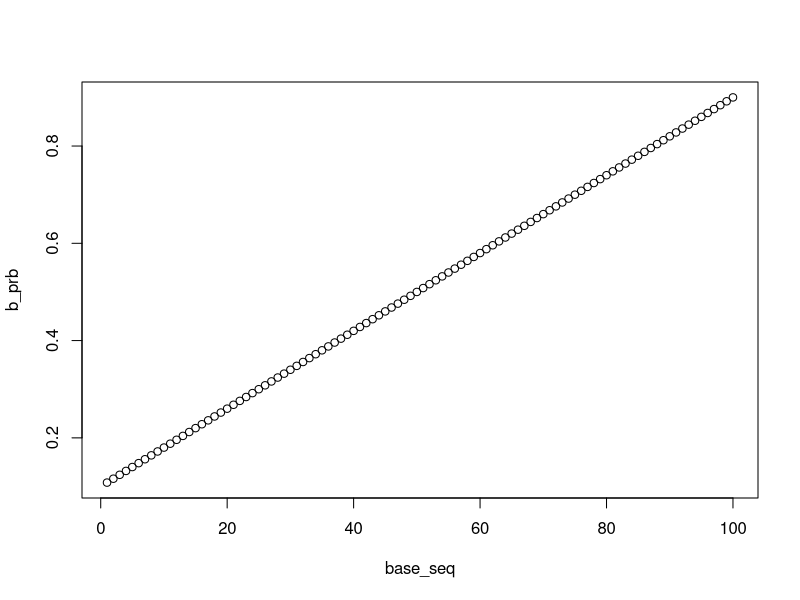
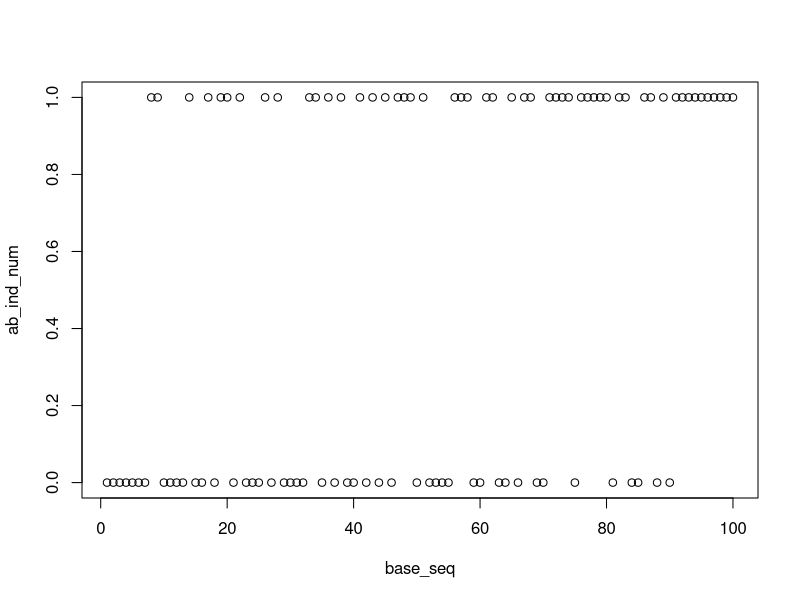
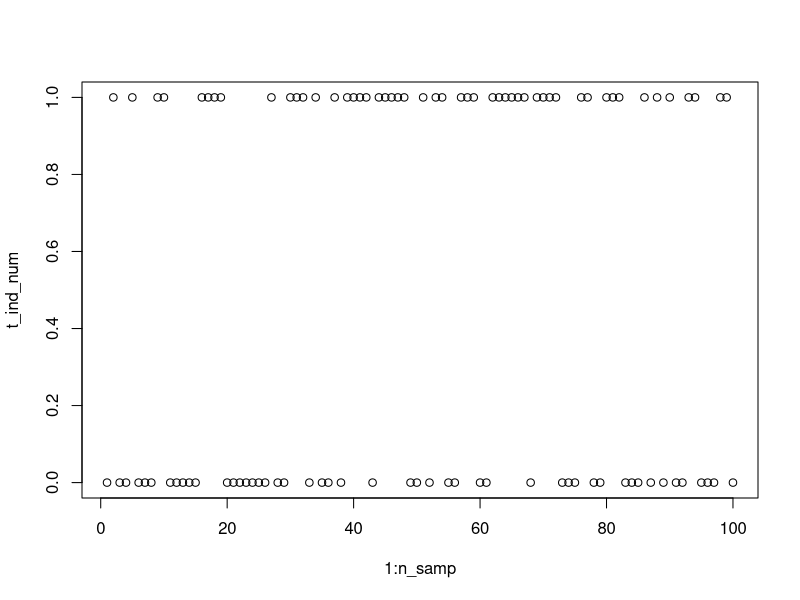
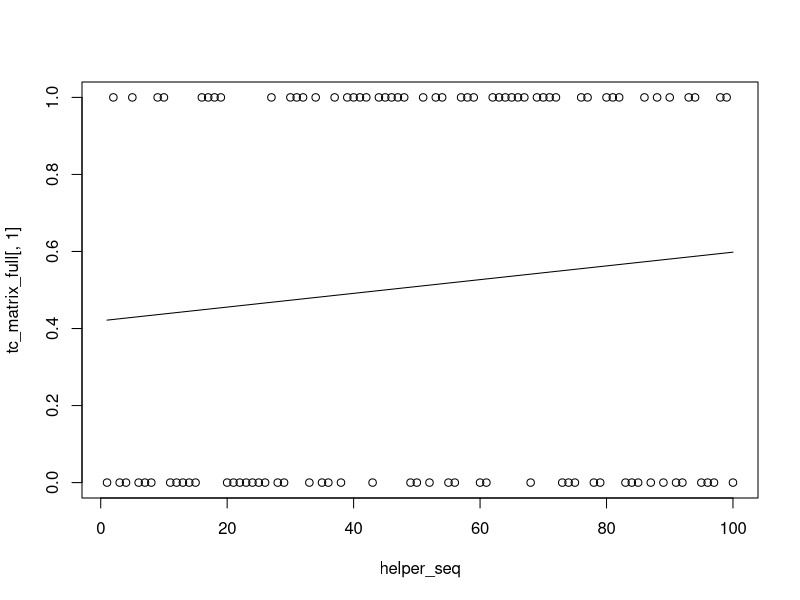
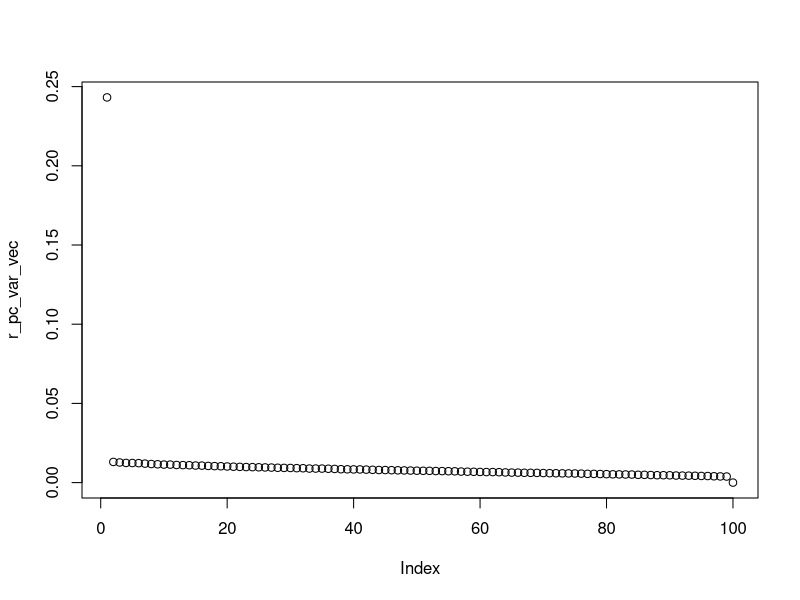
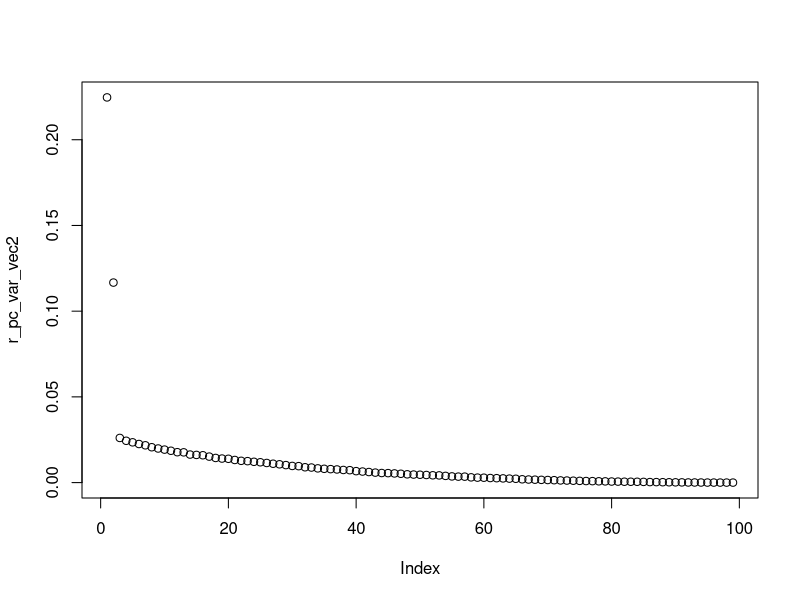

The R source for these figures, in order:

# Exercise 6

# Part a:
# Saying that the first Principal Component (PC) "explains 10% of 
# the variation" means that the variance of the first PC divided 
# by the total variance of the dataset is 10%.
# Said using mathematical notation, this means that when m=1,
# the value of Equation (10.8) on page page 383 of ISLR (1st Ed)
# is 10% (namely, the PVE=0.1).

# Part b:
# I critique the researcher's idea as follows:
# By taking the data and subtracting off a scaled version of the first principal
# component (pc), the researcher is assuming that:
# (i) The use of machine A or B really does impact the measured gene expression
# (ii) The first pc picks up this impact of machine A vs. B
# (iii) The ONLY THING that the first pc picks up is the believed machine A vs. B impact.
# The 3rd assumption is the most troubling one: how can the researcher know that
# the first pc ONLY picks up the impact of machine A vs. B, as opposed to some linear
# combo of the machine effect and the combined impacts of many other factors?
# The answer is: the researcher can't be sure of this!  And if the researcher is wrong,
# by backing out the first pc, they will also be accidentally backing out the
# impacts of other very important factors!  This may bias the experimental data
# and cause the results of the researcher's 2-sample t-tests to be biased/invalid.
# I suggest a better approach: since we have gene expression measurements whose
# values are believed to be impacted by two factors (machine a/b and treatment/control)
# for which we have the data for each sample, for each gene, I will run a regression
# with the values of the gene expression as the response variable and two binary variables
# as the predictor variables: one for treatment/control and one for machine a/b.
# Then, for each gene, to assess the partial effect of treatment/control, I will look 
# at the p-value on that binary variable to assess statistical significance.

# Part c:
# Simulation Strategy to Demonstrate Superiority of my Idea:
# * I will create data with 1000 genes and 100 samples.
# * The data will be composed of 3 components: a random component, a machine A/B component,
#   and a component for treatment/control.
# * By design, the machine a/b will exhibit a trend with systematically more A's earlier
#   and more B's later.
# * Simply by chance, the treatment/control will exhibit a small linear trend. (in the
#   below example, where t is coded as 1 and control as 0, we will see slighly more
#   control earlier and more treatment later).
# * Thus, there will be a slight correlation between treatment=t and machine=b,
#   and corresponding trends in the data.
# * The first PC will pick up the linear trend in both treatment and machine.
# * Subtracting off a scaled version of the 1st PC will remove most of the machine
#   impact as well as some of the incidental treatment control impact.
# * The treatment impact that remains in the data will be smaller, and thus will 
#   not be detected as strongly/as often as it would be in my idea.
# * Thus, given that I will parameterize this simulation with significant machine and
#   treatment impacts, the researcher's idea will not detect (at the 5% level) a significant
#   difference between the treatment and control groups as often as my approach will.
#   Thus my approach has greater statistical power here.
# * Note: As I note below, since there will only be 99 informative PCs (since number of
#   PCs = min(n-1,p) = 99, I will only do t-tests (for the researcher's idea) or 
#   regressions (for my idea) on the first 99 genes, since the researcher's idea
#   can only be applied to modify the first 99 rows of the matrix.  While my approach
#   can be used to modify all 1000 rows/genes (which is another advantage of my approach),
#   here I only look at the first 99 genes to put these 2 approaches on level footing.
rm(list=ls())
# Here, I create an 100 by 1000 matrix, assuming:
# 1. Each col = a gene, each row = a sample.
# 2. The random part of each measurement is distributed normal(mean=0, sd=random_sd).
# 3. Machine B makes all measurements higher by an additive amount mach_b_imp
# 4. Treatment makes all measurements higher by an additive amount treat_imp
# I then take the transpose of this matrix.
# Parms:
# Data matrix dim:
n_gene <- 1000
n_samp <- 100
num_entries <- n_gene*n_samp
# Data properties:
random_sd <- 1.5
mach_b_imp <- 1
treat_imp <- 1

# Step 1: Generate Random Component of Data Matrix:
set.seed(1)
random_vals <- rnorm(num_entries, mean=0, sd=sqrt(random_sd))
print(mean(random_vals)); print(sd(random_vals))
# Good.
noise_mat <- matrix(random_vals, nrow=n_samp, ncol=n_gene)
print(noise_mat[1:5,1:5])
print(dim(noise_mat))
# Good.

# Step 2: Generate a matrix for A/B impacts:
# Determine which of the 100 samples are Machine A/B:
# Helper vec:
ab_vec <- c('a', 'b')
# Need to make a more likely early, and b more likely later:
base_seq <- seq(1, n_samp, by=1)
b_prb <- 0.1+(base_seq)/(n_samp)*0.8
# Plot as sanity check:
plot(base_seq, b_prb)
# Good.
ab_ind <- data.frame(matrix('x', nrow=1, ncol=n_samp))
print(ab_ind)
# Populate:
set.seed(4)
for (j in 1:n_samp)
{
  konst <- b_prb[j]
  baz_probs <- c((1-konst), konst)
  ab_ind[1,j] <- sample(ab_vec, 1, replace=TRUE, prob=baz_probs)
}
# Sanity check:
ab_ind_num <- ifelse(ab_ind=='b', 1, 0)
plot(base_seq, ab_ind_num)
ab_ind_num[1:10]
length(ab_ind_num)    
# Put into a matrix:
ab_matrix <- matrix(ab_ind_num, nrow=n_samp, ncol=1)
ab_matrix_full <- matrix(0, nrow=n_samp, ncol=n_gene)
dim(ab_matrix_full)  
ab_matrix_full[,1:n_gene] <- ab_matrix 
print(ab_matrix_full[1:10,1:10])
# And multiply by machine B impact:
ab_matrix_full <- ab_matrix_full*mach_b_imp
print(ab_matrix_full[1:10,1:10])

# Step 3: Generate a matrix for T/C impacts:
# Helper vec:
tc_vec <- c('c', 't')
set.seed(1)
tc_ind <- sample(tc_vec, n_samp, replace=TRUE)
length(tc_ind)
# Sanity check:
t_ind_num <- ifelse(tc_ind=='t', 1, 0)
length(t_ind_num)
t_ind_num[1:10]
print(mean(t_ind_num))
# Put into a matrix:
tc_matrix <- matrix(t_ind_num, nrow=n_samp, ncol=1)
tc_matrix_full <- matrix(0, nrow=n_samp, ncol=n_gene)
dim(tc_matrix_full)  
tc_matrix_full[,1:n_gene] <- tc_matrix 
print(tc_matrix_full[1:10,1:10])
# And multiply by machine B impact:
tc_matrix_full <- tc_matrix_full*treat_imp
print(tc_matrix_full[1:10,1:10])
plot(1:n_samp, t_ind_num)
# Run a regression to assess a trend, if any:
reg_helper <- treat_imp*t_ind_num
print(reg_helper[1:5])
print(length(reg_helper))
reg_helper_feat <- 1:n_samp
print(length(reg_helper_feat))
m1 <- lm(reg_helper~reg_helper_feat)
summary(m1)
ls(m1)
# Plot the data and trendline:
dim(tc_matrix_full)
helper_seq <- 1:100
plot(helper_seq, tc_matrix_full[,1])
lines(m1$fitted.values)
# Print range of fitted values:
print(summary(m1$fitted.values))
# This goes from 0.42-0.60.  This increase of 0.18 will certainly
# "muddy the waters" from the machine impact.

# Step 4: Combine the 3 Component Matrices
data_comb <- (noise_mat + ab_matrix_full + tc_matrix_full)
print(data_comb[1:10,1:10])
print(dim(data_comb))

# Step 5: First, implement the researcher's idea:
# Apply PCA:
r_pc <- prcomp(data_comb, center=TRUE, scale=TRUE)
ls(r_pc)
r_pc_var <- (r_pc$sdev)^2
r_pc_var_vec <- r_pc_var/sum(r_pc_var)
plot(r_pc_var_vec)
r_pc_var_vec[1:5]
# The first PC is much larger than the others.  This is what I 
# was hoping for.  Namely, it appears the random TC impact and 
# the systematic A/B impact are picked up in 1 PC.
# Set up replacement matrix:
pre_repl <- t(data_comb)
print(dim(pre_repl))
# Here I implement the researcher's idea via matrix math,
# instead of scalar math:
# Dimensions:
dim(data_comb)      # Data     = 100 by 1000
dim(r_pc$rotation)  # Loadings = 1000 by 100
dim(r_pc$x)         # PCs      = 100 by 100
# Row Vector of loading vals:
load_mat <- t(as.matrix(r_pc$rotation[1,]))
dim(load_mat)
# Col Vector of first PC:
pc1_mat <- as.matrix(r_pc$x[,1])
dim(pc1_mat)
# Here we compute approx of data using only 1st PC:
pc1_approx <- pc1_mat %*% load_mat
dim(pc1_approx)
# As expected, this has dimensions 100 by 100.
# Note that (as ISLR Chapter 10 mentions), the number of PCs is
# min(n-1,p), so here we only have 99 real PCs, not 1000.
# Thus the loadings matrix is only 1000 by 100, not 1000 by 1000.
# Thus the PC matrix as well is only 100 by 100, instead of 100 by 1000.
# Replace the entries to subtract off the first PC:
# Create a matrix repl.  Initialize it with pre_repl.
repl <- pre_repl
dim(repl)
# Both repl and pre_repl are 1000 by 100.
# Create a helper that resolves to 99, not 1000.
n_gene_helper <- (n_samp-1)
# Modify the first 99 rows:
repl[1:n_gene_helper,] <- pre_repl[1:n_gene_helper,] - pc1_approx[1:n_gene_helper,]
# Inspect:
print(pre_repl[99:100,1:5]); print(repl[99:100,1:5])
# Good.
# Perform PCA on the data which has been adjusted for the 
# researcher's idea:
r_pc2 <- prcomp(t(repl[1:n_gene_helper,]), center=TRUE, scale=TRUE)
ls(r_pc2)
r_pc_var2 <- (r_pc2$sdev)^2
r_pc_var_vec2 <- r_pc_var2/sum(r_pc_var2)
plot(r_pc_var_vec2)
r_pc_var_vec2[1:5]

# Step 6: Next, test the researcher's idea.
# For each gene, let's see how many (of the 99 genes whose data
# we adjusted using the researcher's idea) indicate a stat sig difference
# between T and C at the 5% level:
# Augment data with T or C ind:
data_aug <- as.data.frame(rbind(repl, t_ind_num))
dim(data_aug)
data_aug[998:1001, 1:5]
# Loop:
counter_res <- 0
for (k in 1:n_gene_helper)
{
  # For each gene:
  # Get T:
  temp_t <- as.numeric(c(data_aug[k, data_aug[(n_gene+1),]==1])) 
  # Get C:
  temp_c <- as.numeric(c(data_aug[k, data_aug[(n_gene+1),]==0]))
  # T-test:
  baz_ttest <- t.test(temp_t, temp_c)
  if(baz_ttest$p.value<0.05)
  {
    counter_res <- counter_res+1
  }
}
print(counter_res)
# Indicates 85/99 are statistically significantly different
# at the 5% level.

# Step 7: Lastly, test my idea:
dim(data_comb)
baz_pre <- t(data_comb)
# Combine gene measurements with indicators for ab_machine and tc_ind:
baz_idea_aug <- as.data.frame(rbind(baz_pre, t_ind_num, ab_ind_num))
dim(baz_idea_aug)
baz_idea_aug_t <- as.data.frame(t(baz_idea_aug))
# Create vectors with the two indicators, to be used as features:
x_tc_ind     <- as.factor(c(baz_idea_aug_t[,1001]))
table(x_tc_ind)
x_ab_ind     <- c(baz_idea_aug_t[,1002])
table(x_ab_ind)
# Loop thru to tabulate # of times tc_ind is stat sig:
counter_baz <- 0
for (i in 1:n_gene_helper)
{
  # Grab appropriate column:
  y <- c(baz_idea_aug_t[,i])
  # And wrap up with features as df:
  temp_data    <- cbind(y, x_tc_ind, x_ab_ind)
  temp_data_df <- as.data.frame(temp_data) 
  # Run reg:
  baz_reg1 <- lm(y~x_tc_ind+x_ab_ind, data=temp_data_df)
  # Extract p-value for tc term:
  pval_temp <- summary(baz_reg1)$coefficients[2,4]
  # Increment counter_baz if less than 0.05
  baz_incr    <- ifelse(pval_temp<0.05, 1, 0)
  counter_baz <- (counter_baz + baz_incr)
}
print(counter_baz)
# 93/99 times.
print(counter_res/n_gene_helper); print(counter_baz/n_gene_helper)
# Thus my approach correctly rejects the null of no treatment/control impact
# (and thus arrives at the conclusion of a difference between treatment/control groups)
# about 94% of the time, instead of the researchers' approach's of about 86%.
# Thus this indicates the superiority of my approach.
